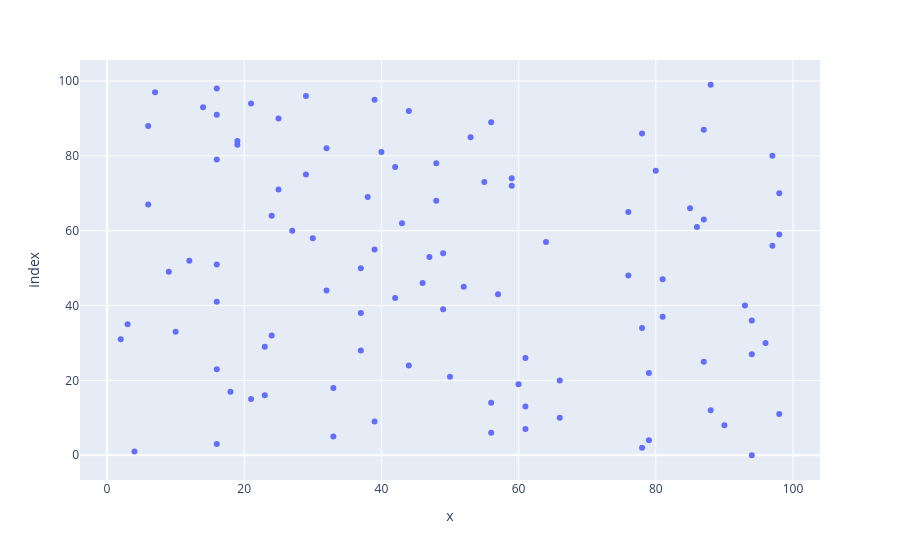

Notebook code for this chart:
### Code cell
#2
x = np.random.randint(1,100,100)
y = np.random.randint(1,100,100)
px.scatter(x,y)

### Figure 1 — Plotly figure (JSON) as saved in the notebook; plotly's stock layout.template omitted (floating-point values rounded to 4 significant figures)
{"data": [{"hovertemplate": "x=%{x}<br>index=%{y}<extra></extra>", "legendgroup": "", "marker": {"color": "#636efa", "symbol": "circle"}, "mode": "markers", "name": "", "orientation": "h", "showlegend": false, "type": "scatter", "x": [94, 4, 78, 16, 79, 33, 56, 61, 90, 39, 66, 98, 88, 61, 56, 21, 23, 18, 33, 60, 66, 50, 79, 16, 44, 87, 61, 94, 37, 23, 96, 2, 24, 10, 78, 3, 94, 81, 37, 49, 93, 16, 42, 57, 32, 52, 46, 81, 76, 9, 37, 16, 12, 47, 49, 39, 97, 64, 30, 98, 27, 86, 43, 87, 24, 76, 85, 6, 48, 38, 98, 25, 59, 55, 59, 29, 80, 42, 48, 16, 97, 40, 32, 19, 19, 53, 78, 87, 6, 56, 25, 16, 44, 14, 21, 39, 29, 7, 16, 88], "xaxis": "x", "y": [0, 1, 2, 3, 4, 5, 6, 7, 8, 9, 10, 11, 12, 13, 14, 15, 16, 17, 18, 19, 20, 21, 22, 23, 24, 25, 26, 27, 28, 29, 30, 31, 32, 33, 34, 35, 36, 37, 38, 39, 40, 41, 42, 43, 44, 45, 46, 47, 48, 49, 50, 51, 52, 53, 54, 55, 56, 57, 58, 59, 60, 61, 62, 63, 64, 65, 66, 67, 68, 69, 70, 71, 72, 73, 74, 75, 76, 77, 78, 79, 80, 81, 82, 83, 84, 85, 86, 87, 88, 89, 90, 91, 92, 93, 94, 95, 96, 97, 98, 99], "yaxis": "y"}], "layout": {"legend": {"tracegroupgap": 0}, "margin": {"t": 60}, "xaxis": {"anchor": "y", "domain": [0, 1], "title": {"text": "x"}}, "yaxis": {"anchor": "x", "domain": [0, 1], "title": {"text": "index"}}}}
